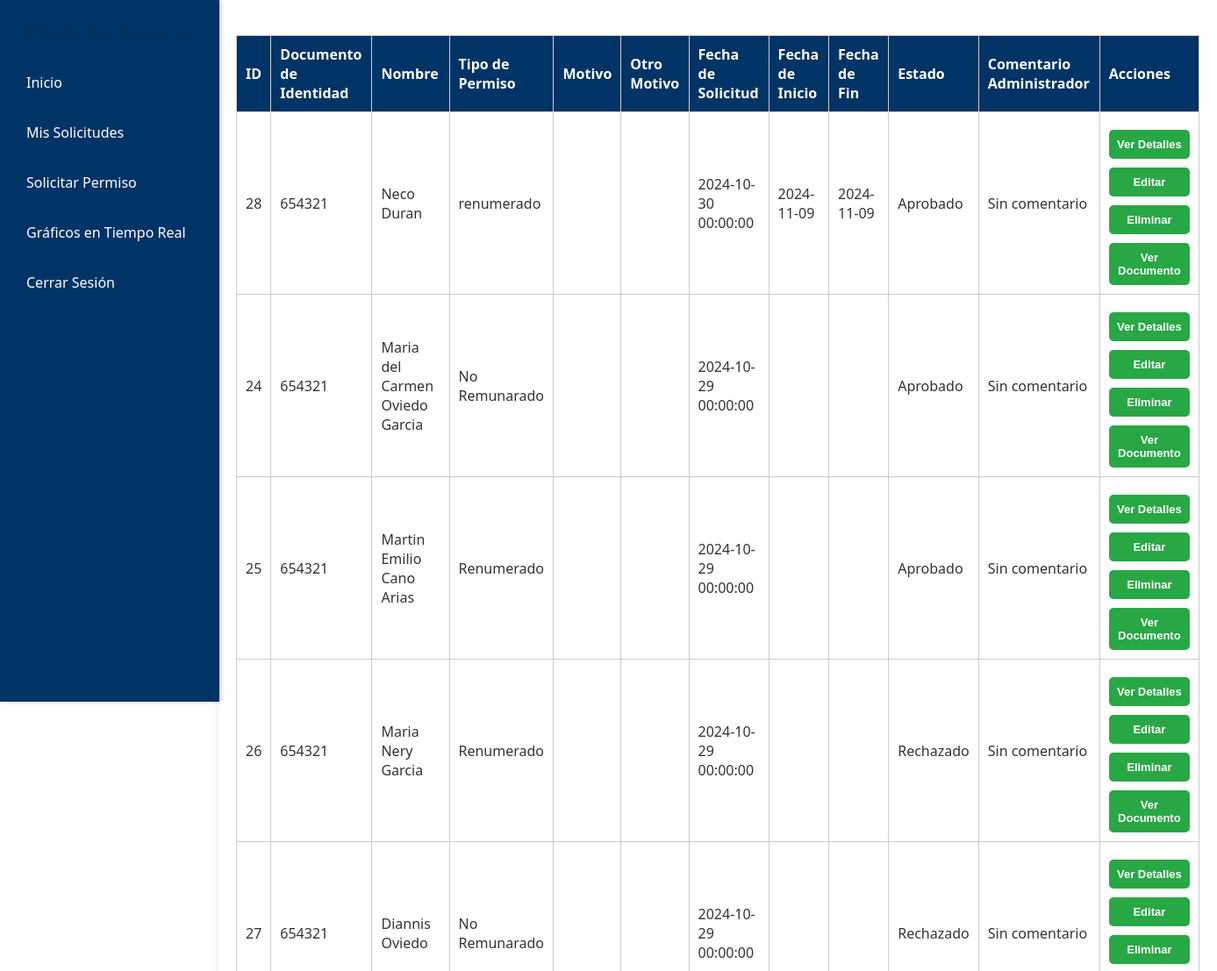
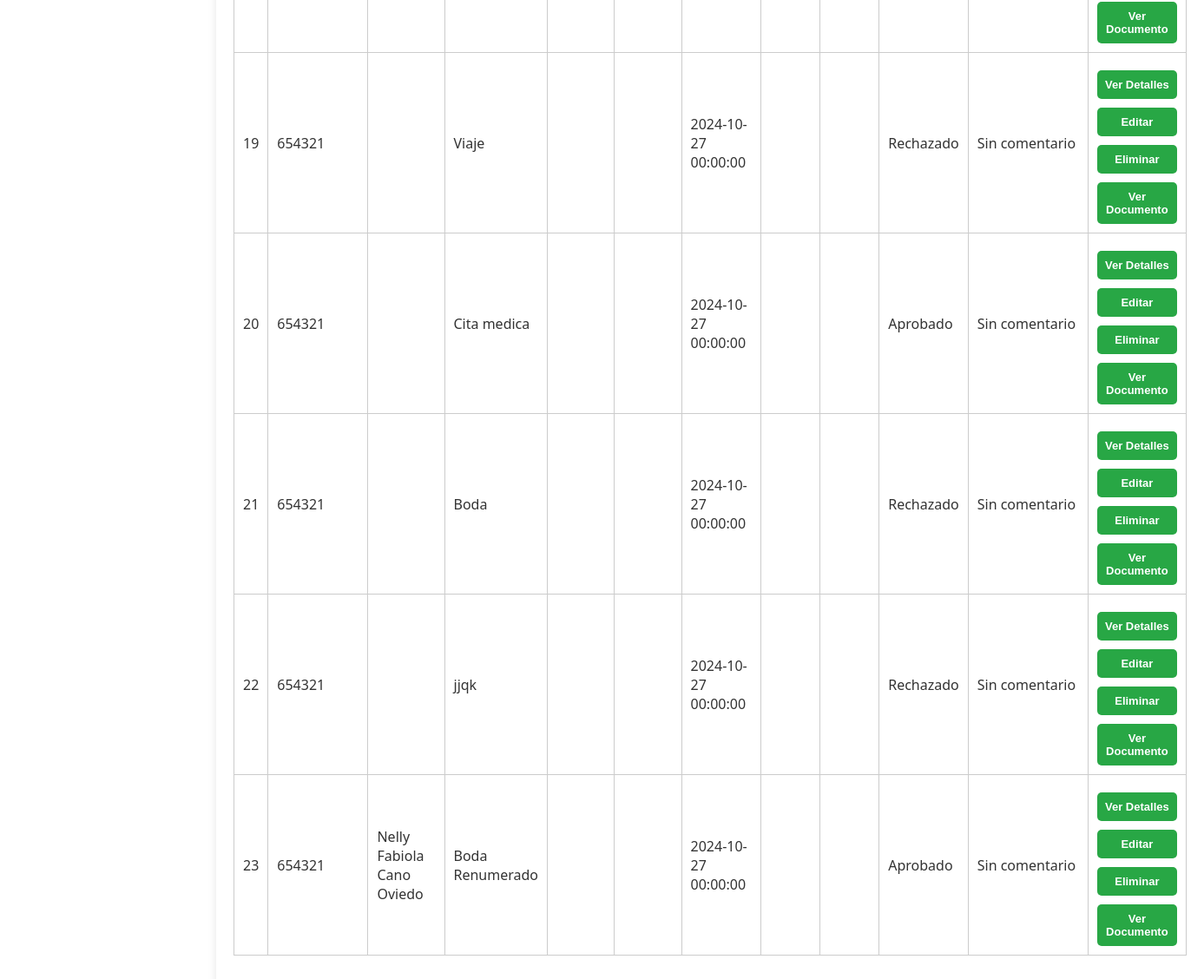
/dashboard.php?section=mis_solicitudes (signed in), run on the app's committed database (2 pictures, top to bottom).
### tables this page shows
CREATE TABLE `permisos` (
  `id` int(11) NOT NULL,
  `documento_identidad` varchar(50) DEFAULT NULL,
  `tipo_permiso` varchar(50) DEFAULT NULL,
  `fecha_permiso` datetime DEFAULT current_timestamp(),
  `estado` enum('Pendiente','Aprobado','Rechazado') DEFAULT 'Pendiente',
  `nombre` varchar(50) DEFAULT NULL,
  `celular` varchar(20) DEFAULT NULL,
  `riesgo` varchar(20) DEFAULT NULL,
  `documento` varchar(255) DEFAULT NULL,
  `fecha_solicitud` timestamp NULL DEFAULT current_timestamp() ON UPDATE current_timestamp(),
  `duracion` int(11) DEFAULT NULL,
  `unidad_duracion` enum('horas','dias','meses') NOT NULL,
  `email` varchar(100) DEFAULT NULL,
  `fecha_inicio` date DEFAULT NULL,
  `fecha_fin` date DEFAULT NULL,
  `usuario_id` int(11) DEFAULT NULL,
  `Motivo` varchar(255) DEFAULT NULL,
  `comentario_admin` text DEFAULT NULL,
  `otro_motivo` varchar(255) DEFAULT NULL,
  `motivo_otro` varchar(255) DEFAULT NULL
);

### mis_solicitudes.php (the view, shortened to what this page needs)
<?php
include 'db.php';
$documento_identidad = $_SESSION['documento_identidad'];
$conn->query("SET SESSION wait_timeout=28800;");
$sql = "SELECT id, documento_identidad, nombre, tipo_permiso, motivo, otro_motivo, fecha_solicitud, fecha_inicio, fecha_fin, estado, comentario_admin
        FROM permisos
        WHERE documento_identidad = ?
        ORDER BY fecha_solicitud DESC";
$stmt = $conn->prepare($sql);
$stmt->bind_param("s", $documento_identidad);
if (!$stmt->execute()) {
    die("Error en la ejecución de la consulta: " . $stmt->error);
}
$result = $stmt->get_result();
if ($result->num_rows > 0) {
    echo "<table border='1' style='border-collapse: collapse; width: 100%; text-align: left;'>";
    echo "<thead>
            <tr>
                <th>ID</th>
                <th>Documento de Identidad</th>
                <th>Nombre</th>
                <th>Tipo de Permiso</th>
                <th>Motivo</th>
                <th>Otro Motivo</th>
                <th>Fecha de Solicitud</th>
                <th>Fecha de Inicio</th>
                <th>Fecha de Fin</th>
                <th>Estado</th>
                <th>Comentario Administrador</th>
                <th>Acciones</th>
            </tr>
          </thead>";
    echo "<tbody>";
    while ($row = $result->fetch_assoc()) {
        echo "<tr>";
        echo "<td>" . htmlspecialchars($row['id'] ?? '') . "</td>";
        echo "<td>" . htmlspecialchars($row['documento_identidad'] ?? '') . "</td>";
        echo "<td>" . htmlspecialchars($row['nombre'] ?? '') . "</td>";
        echo "<td>" . htmlspecialchars($row['tipo_permiso'] ?? '') . "</td>";
        echo "<td>" . htmlspecialchars($row['motivo'] ?? '') . "</td>";
        echo "<td>" . htmlspecialchars($row['otro_motivo'] ?? '') . "</td>";
        echo "<td>" . date('Y-m-d H:i:s', strtotime($row['fecha_solicitud'])) . "</td>";
        echo "<td>" . htmlspecialchars($row['fecha_inicio'] ?? '') . "</td>";
        echo "<td>" . htmlspecialchars($row['fecha_fin'] ?? '') . "</td>";
        echo "<td>" . htmlspecialchars($row['estado'] ?? '') . "</td>";
        echo "<td>" . htmlspecialchars($row['comentario_admin'] ?? 'Sin comentario') . "</td>";
        echo "<td>
                <a href='ver_Detalles.php?id=" . htmlspecialchars($row['id'] ?? '') . "'>
                    <button class='btn'>Ver Detalles</button>
                </a>
                <a href='editar.php?id=" . htmlspecialchars($row['id'] ?? '') . "'>
                    <button class='btn'>Editar</button>
                </a>
                <a href='eliminar.php?id=" . htmlspecialchars($row['id'] ?? '') . "' onclick='return confirm(\"¿Estás seguro de que deseas eliminar esta solicitud?\")'>
                    <button class='btn'>Eliminar</button>
                </a>
                <a href='ver_documento.php?id=" . htmlspecialchars($row['id'] ?? '') . "'>
                    <button class='btn'>Ver Documento</button>
                </a>
              </td>";
        echo "</tr>";
    }
    echo "</tbody>";
    echo "</table>";
} else {
    echo "No hay solicitudes realizadas por usted.";
}
?>

### styles.css (style rules this page uses)
* { margin: 0; padding: 0; box-sizing: border-box; }
:root { --color-azul-oscuro: #003366; --color-azul-claro: #00509e; --color-verde: #28a745; --color-verde-oscuro: #218838; --color-rojo: #dc3545; --color-blanco: #ffffff; --color-gris-claro: #f4f4f4; --color-gris-medio: #f9f9f9; }
body { font-family: system-ui, -apple-system, BlinkMacSystemFont, 'Segoe UI', Roboto, Oxygen, Ubuntu, Cantarell, 'Open Sans', 'Helvetica Neue', sans-serif; background-color: var(--color-blanco); color: #333; display: flex; align-items: center; justify-content: center; height: 100vh; }
.btn { display: inline-block; padding: 9px 8px; font-size: 1rem; font-weight: bold; color: var(--color-blanco); text-decoration: none; border-radius: 5px; transition: background-color 0.3s ease; }
.btn:nth-child(1) { background-color: var(--color-verde); }
button { width: 100%; padding: 12px; font-size: 16px; background-color: var(--color-verde); color: var(--color-blanco); border: none; border-radius: 4px; cursor: pointer; transition: background 0.3s; margin-top: 10px; }
.btn { padding: 9px 9px; background-color: #007bff; color: #fff; border: none; border-radius: 5px; cursor: pointer; font-size: 13px; }
table { width: 100%; border-collapse: collapse; margin: 20px 0; }
table, th, td { border: 1px solid #ccc; }
th, td { padding: 10px; text-align: left; }
th { background-color: var(--color-azul-oscuro); color: var(--color-blanco); }

### data on the page
permisos: id "28", documento_identidad "654321", nombre "Neco Duran", tipo_permiso "renumerado", fecha_solicitud "2024-10-30 00:00:00", fecha_inicio "2024-11-09", fecha_fin "2024-11-09", estado "Aprobado", comentario_admin "Sin comentario"
permisos: id "24", documento_identidad "654321", nombre "Maria del Carmen Oviedo Garcia", tipo_permiso "No Remunarado", fecha_solicitud "2024-10-29 00:00:00", estado "Aprobado", comentario_admin "Sin comentario"
permisos: id "25", documento_identidad "654321", nombre "Martin Emilio Cano Arias", tipo_permiso "Renumerado", fecha_solicitud "2024-10-29 00:00:00", estado "Aprobado", comentario_admin "Sin comentario"
permisos: id "26", documento_identidad "654321", nombre "Maria Nery Garcia", tipo_permiso "Renumerado", fecha_solicitud "2024-10-29 00:00:00", estado "Rechazado", comentario_admin "Sin comentario"
permisos: id "27", documento_identidad "654321", nombre "Diannis Oviedo", tipo_permiso "No Remunarado", fecha_solicitud "2024-10-29 00:00:00", estado "Rechazado", comentario_admin "Sin comentario"
permisos: id "19", documento_identidad "654321", tipo_permiso "Viaje", fecha_solicitud "2024-10-27 00:00:00", estado "Rechazado", comentario_admin "Sin comentario"
permisos: id "20", documento_identidad "654321", tipo_permiso "Cita medica", fecha_solicitud "2024-10-27 00:00:00", estado "Aprobado", comentario_admin "Sin comentario"
permisos: id "21", documento_identidad "654321", tipo_permiso "Boda", fecha_solicitud "2024-10-27 00:00:00", estado "Rechazado", comentario_admin "Sin comentario"
permisos: id "22", documento_identidad "654321", tipo_permiso "jjqk", fecha_solicitud "2024-10-27 00:00:00", estado "Rechazado", comentario_admin "Sin comentario"
permisos: id "23", documento_identidad "654321", nombre "Nelly Fabiola Cano Oviedo", tipo_permiso "Boda Renumerado", fecha_solicitud "2024-10-27 00:00:00", estado "Aprobado", comentario_admin "Sin comentario"
